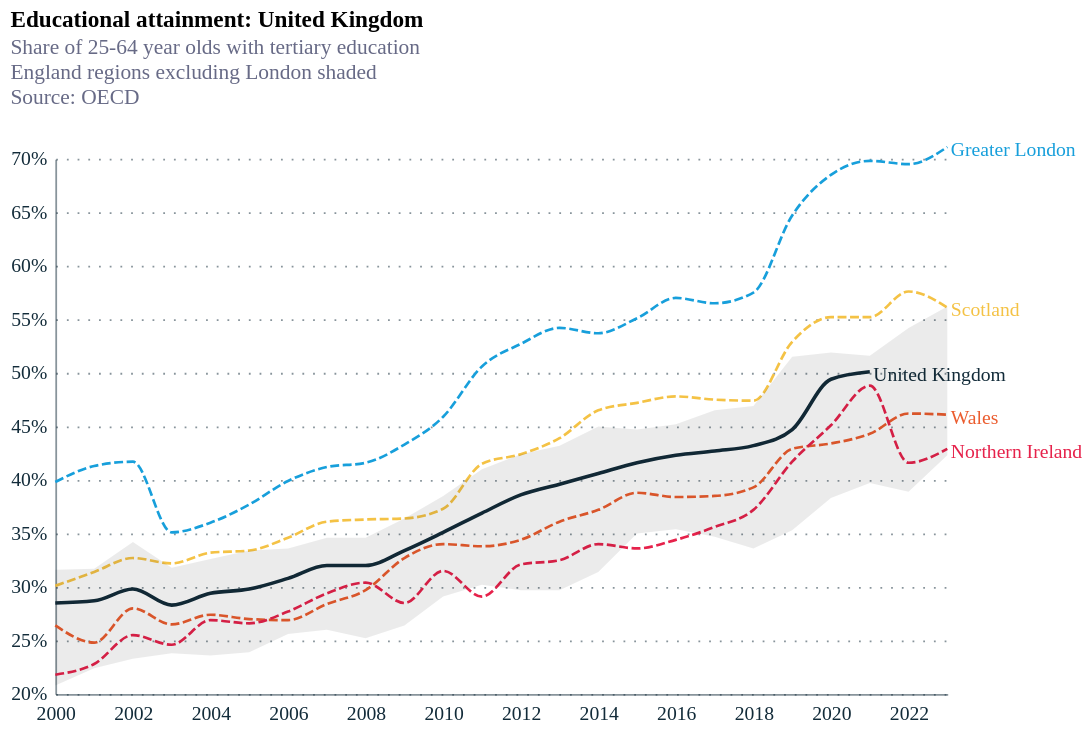

Source (Vega-Lite JSON):
### Vega-Lite specification from a JSON file in a GitHub repository (floating-point values rounded to 4 significant figures)
{"config": {"font": "Circular Std", "mark": {"line": {"interpolate": "linear"}}, "view": {"stroke": "transparent", "width": 400, "height": 300}, "range": {"category": ["#179fdb", "#e6224b", "#f4c245", "#122b39", "#eb5c2e", "#36b7b4"], "diverging": ["#E6224B", "#E54753", "#C9C9C9", "#179FDB", "#122B39"], "heatmap": ["#C9C9C9", "#179FDB", "#0063AF", "#122B39"], "ordinal": ["#00A767", "#36B7B4", "#179FDB", "#0063AF", "#243B5A"]}, "axisX": {"labelColor": "#122b39", "tickColor": "#122b39", "domainColor": "#122b39", "domainOpacity": 0.5, "gridOpacity": 0, "labelFont": "Circular Std", "labelAngle": 0, "labelAlign": "center", "labelFontSize": 11, "labelPadding": 5, "tickCount": 10, "tickSize": 0, "title": ""}, "axisY": {"labelColor": "#122b39", "labelFont": "Circular Std", "tickColor": "#122b39", "domainColor": "#122b39", "gridColor": "#122b39", "gridDash": [1, 5], "gridOpacity": 0.5, "labelPadding": 5, "labelFontSize": 11, "domainOpacity": 0.5, "tickSize": 0, "title": null, "titleAlign": "left", "titleAngle": 0, "titleBaseline": "bottom", "titleColor": "#122b39", "titleOpacity": 0.9, "titleX": 0, "titleY": -7}}, "layer": [{"mark": {"type": "line", "interpolate": "monotone"}, "encoding": {"color": {"field": "Country", "legend": null, "type": "nominal"}, "size": {"condition": {"test": "(datum.Country === 'United Kingdom')", "value": 2}, "value": 1.5}, "strokeDash": {"condition": {"test": "(datum.Country === 'United Kingdom')", "value": [0, 0]}, "value": [5, 2]}, "tooltip": [{"field": "Country", "type": "nominal"}], "x": {"field": "TIME_PERIOD", "title": "", "type": "temporal"}, "y": {"axis": {"labelExpr": "format(datum.value,',') + '%'"}, "field": "OBS_VALUE", "scale": {"domain": [20, 70]}, "title": "", "type": "quantitative"}}, "title": {"text": "Educational attainment: United Kingdom", "anchor": "start", "subtitle": ["Share of 25-64 year olds with tertiary education", "England regions excluding London shaded", "Source: OECD", ""], "subtitleColor": "#676A86"}}, {"mark": {"type": "text", "align": "left", "dx": 2, "dy": 2}, "encoding": {"color": {"field": "Country", "type": "nominal"}, "text": {"field": "Country", "type": "nominal"}, "x": {"aggregate": "max", "field": "TIME_PERIOD", "type": "temporal"}, "y": {"aggregate": {"argmax": "TIME_PERIOD"}, "field": "OBS_VALUE", "type": "quantitative"}}}, {"data": {"name": "data-991c9742ba37bba5a3774978b6c2624d"}, "mark": {"type": "area", "color": "rgba(0,0,0,0.08)"}, "encoding": {"x": {"field": "TIME_PERIOD", "type": "temporal"}, "y": {"field": "min", "type": "quantitative"}, "y2": {"field": "max"}}}], "data": {"name": "data-7935534f27f9823403e9706725cc3480"}, "height": 300, "width": 500, "$schema": "https://vega.github.io/schema/vega-lite/v5.17.0.json", "datasets": {"data-7935534f27f9823403e9706725cc3480": [{"Country": "United Kingdom", "TIME_PERIOD": "2000-01-01", "OBS_VALUE": 28.5}, {"Country": "Scotland", "TIME_PERIOD": "2000-01-01", "OBS_VALUE": 30.1}, {"Country": "Wales", "TIME_PERIOD": "2000-01-01", "OBS_VALUE": 26.4}, {"Country": "Northern Ireland", "TIME_PERIOD": "2000-01-01", "OBS_VALUE": 21.8}, {"Country": "Greater London", "TIME_PERIOD": "2000-01-01", "OBS_VALUE": 39.8}, {"Country": "Scotland", "TIME_PERIOD": "2001-01-01", "OBS_VALUE": 31.4}, {"Country": "Wales", "TIME_PERIOD": "2001-01-01", "OBS_VALUE": 24.8}, {"Country": "United Kingdom", "TIME_PERIOD": "2001-01-01", "OBS_VALUE": 28.7}, {"Country": "Greater London", "TIME_PERIOD": "2001-01-01", "OBS_VALUE": 41.3}, {"Country": "Northern Ireland", "TIME_PERIOD": "2001-01-01", "OBS_VALUE": 22.8}, {"Country": "Scotland", "TIME_PERIOD": "2002-01-01", "OBS_VALUE": 32.7}, {"Country": "Wales", "TIME_PERIOD": "2002-01-01", "OBS_VALUE": 28.0}, {"Country": "Northern Ireland", "TIME_PERIOD": "2002-01-01", "OBS_VALUE": 25.5}, {"Country": "Greater London", "TIME_PERIOD": "2002-01-01", "OBS_VALUE": 41.7}, {"Country": "United Kingdom", "TIME_PERIOD": "2002-01-01", "OBS_VALUE": 29.8}, {"Country": "United Kingdom", "TIME_PERIOD": "2003-01-01", "OBS_VALUE": 28.3}, {"Country": "Scotland", "TIME_PERIOD": "2003-01-01", "OBS_VALUE": 32.2}, {"Country": "Wales", "TIME_PERIOD": "2003-01-01", "OBS_VALUE": 26.5}, {"Country": "Northern Ireland", "TIME_PERIOD": "2003-01-01", "OBS_VALUE": 24.6}, {"Country": "Greater London", "TIME_PERIOD": "2003-01-01", "OBS_VALUE": 35.1}, {"Country": "United Kingdom", "TIME_PERIOD": "2004-01-01", "OBS_VALUE": 29.4}, {"Country": "Scotland", "TIME_PERIOD": "2004-01-01", "OBS_VALUE": 33.2}, {"Country": "Wales", "TIME_PERIOD": "2004-01-01", "OBS_VALUE": 27.4}, {"Country": "Northern Ireland", "TIME_PERIOD": "2004-01-01", "OBS_VALUE": 26.9}, {"Country": "Greater London", "TIME_PERIOD": "2004-01-01", "OBS_VALUE": 36.0}, {"Country": "United Kingdom", "TIME_PERIOD": "2005-01-01", "OBS_VALUE": 29.8}, {"Country": "Scotland", "TIME_PERIOD": "2005-01-01", "OBS_VALUE": 33.4}, {"Country": "Wales", "TIME_PERIOD": "2005-01-01", "OBS_VALUE": 27.0}, {"Country": "Northern Ireland", "TIME_PERIOD": "2005-01-01", "OBS_VALUE": 26.6}, {"Country": "Greater London", "TIME_PERIOD": "2005-01-01", "OBS_VALUE": 37.7}, {"Country": "United Kingdom", "TIME_PERIOD": "2006-01-01", "OBS_VALUE": 30.8}, {"Country": "Scotland", "TIME_PERIOD": "2006-01-01", "OBS_VALUE": 34.6}, {"Country": "Wales", "TIME_PERIOD": "2006-01-01", "OBS_VALUE": 26.9}, {"Country": "Northern Ireland", "TIME_PERIOD": "2006-01-01", "OBS_VALUE": 27.7}, {"Country": "Greater London", "TIME_PERIOD": "2006-01-01", "OBS_VALUE": 39.9}, {"Country": "United Kingdom", "TIME_PERIOD": "2007-01-01", "OBS_VALUE": 32.0}, {"Country": "Scotland", "TIME_PERIOD": "2007-01-01", "OBS_VALUE": 36.1}, {"Country": "Wales", "TIME_PERIOD": "2007-01-01", "OBS_VALUE": 28.4}, {"Country": "Northern Ireland", "TIME_PERIOD": "2007-01-01", "OBS_VALUE": 29.4}, {"Country": "Greater London", "TIME_PERIOD": "2007-01-01", "OBS_VALUE": 41.2}, {"Country": "United Kingdom", "TIME_PERIOD": "2008-01-01", "OBS_VALUE": 32.0}, {"Country": "Scotland", "TIME_PERIOD": "2008-01-01", "OBS_VALUE": 36.3}, {"Country": "Wales", "TIME_PERIOD": "2008-01-01", "OBS_VALUE": 29.7}, {"Country": "Greater London", "TIME_PERIOD": "2008-01-01", "OBS_VALUE": 41.6}, {"Country": "Northern Ireland", "TIME_PERIOD": "2008-01-01", "OBS_VALUE": 30.4}, {"Country": "United Kingdom", "TIME_PERIOD": "2009-01-01", "OBS_VALUE": 33.4}, {"Country": "Scotland", "TIME_PERIOD": "2009-01-01", "OBS_VALUE": 36.4}, {"Country": "Wales", "TIME_PERIOD": "2009-01-01", "OBS_VALUE": 32.7}, {"Country": "Greater London", "TIME_PERIOD": "2009-01-01", "OBS_VALUE": 43.3}, {"Country": "Northern Ireland", "TIME_PERIOD": "2009-01-01", "OBS_VALUE": 28.5}, {"Country": "United Kingdom", "TIME_PERIOD": "2010-01-01", "OBS_VALUE": 35.1}, {"Country": "Scotland", "TIME_PERIOD": "2010-01-01", "OBS_VALUE": 37.3}, {"Country": "Wales", "TIME_PERIOD": "2010-01-01", "OBS_VALUE": 34.0}, {"Country": "Greater London", "TIME_PERIOD": "2010-01-01", "OBS_VALUE": 45.9}, {"Country": "Northern Ireland", "TIME_PERIOD": "2010-01-01", "OBS_VALUE": 31.5}, {"Country": "United Kingdom", "TIME_PERIOD": "2011-01-01", "OBS_VALUE": 36.9}, {"Country": "Scotland", "TIME_PERIOD": "2011-01-01", "OBS_VALUE": 41.5}, {"Country": "Wales", "TIME_PERIOD": "2011-01-01", "OBS_VALUE": 33.8}, {"Country": "Greater London", "TIME_PERIOD": "2011-01-01", "OBS_VALUE": 50.6}, {"Country": "Northern Ireland", "TIME_PERIOD": "2011-01-01", "OBS_VALUE": 29.1}, {"Country": "United Kingdom", "TIME_PERIOD": "2012-01-01", "OBS_VALUE": 38.6}, {"Country": "Scotland", "TIME_PERIOD": "2012-01-01", "OBS_VALUE": 42.4}, {"Country": "Wales", "TIME_PERIOD": "2012-01-01", "OBS_VALUE": 34.4}, {"Country": "Greater London", "TIME_PERIOD": "2012-01-01", "OBS_VALUE": 52.7}, {"Country": "Northern Ireland", "TIME_PERIOD": "2012-01-01", "OBS_VALUE": 32.1}, {"Country": "United Kingdom", "TIME_PERIOD": "2013-01-01", "OBS_VALUE": 39.6}, {"Country": "Scotland", "TIME_PERIOD": "2013-01-01", "OBS_VALUE": 43.9}, {"Country": "Wales", "TIME_PERIOD": "2013-01-01", "OBS_VALUE": 36.1}, {"Country": "Greater London", "TIME_PERIOD": "2013-01-01", "OBS_VALUE": 54.2}, {"Country": "Northern Ireland", "TIME_PERIOD": "2013-01-01", "OBS_VALUE": 32.5}, {"Country": "Scotland", "TIME_PERIOD": "2014-01-01", "OBS_VALUE": 46.5}, {"Country": "Wales", "TIME_PERIOD": "2014-01-01", "OBS_VALUE": 37.2}, {"Country": "Greater London", "TIME_PERIOD": "2014-01-01", "OBS_VALUE": 53.7}, {"Country": "United Kingdom", "TIME_PERIOD": "2014-01-01", "OBS_VALUE": 40.6}, {"Country": "Northern Ireland", "TIME_PERIOD": "2014-01-01", "OBS_VALUE": 34.0}, {"Country": "United Kingdom", "TIME_PERIOD": "2015-01-01", "OBS_VALUE": 41.6}, {"Country": "Scotland", "TIME_PERIOD": "2015-01-01", "OBS_VALUE": 47.2}, {"Country": "Wales", "TIME_PERIOD": "2015-01-01", "OBS_VALUE": 38.8}, {"Country": "Greater London", "TIME_PERIOD": "2015-01-01", "OBS_VALUE": 55.1}, {"Country": "Northern Ireland", "TIME_PERIOD": "2015-01-01", "OBS_VALUE": 33.6}, {"Country": "United Kingdom", "TIME_PERIOD": "2016-01-01", "OBS_VALUE": 42.3}, {"Country": "Scotland", "TIME_PERIOD": "2016-01-01", "OBS_VALUE": 47.8}, {"Country": "Wales", "TIME_PERIOD": "2016-01-01", "OBS_VALUE": 38.4}, {"Country": "Greater London", "TIME_PERIOD": "2016-01-01", "OBS_VALUE": 57.0}, {"Country": "Northern Ireland", "TIME_PERIOD": "2016-01-01", "OBS_VALUE": 34.4}, {"Country": "United Kingdom", "TIME_PERIOD": "2017-01-01", "OBS_VALUE": 42.7}, {"Country": "Northern Ireland", "TIME_PERIOD": "2017-01-01", "OBS_VALUE": 35.6}, {"Country": "Scotland", "TIME_PERIOD": "2017-01-01", "OBS_VALUE": 47.5}, {"Country": "Wales", "TIME_PERIOD": "2017-01-01", "OBS_VALUE": 38.5}, {"Country": "Greater London", "TIME_PERIOD": "2017-01-01", "OBS_VALUE": 56.5}, {"Country": "United Kingdom", "TIME_PERIOD": "2018-01-01", "OBS_VALUE": 43.2}, {"Country": "Northern Ireland", "TIME_PERIOD": "2018-01-01", "OBS_VALUE": 37.2}, {"Country": "Scotland", "TIME_PERIOD": "2018-01-01", "OBS_VALUE": 47.4}, {"Country": "Wales", "TIME_PERIOD": "2018-01-01", "OBS_VALUE": 39.3}, {"Country": "Greater London", "TIME_PERIOD": "2018-01-01", "OBS_VALUE": 57.5}, {"Country": "Scotland", "TIME_PERIOD": "2019-01-01", "OBS_VALUE": 52.9}, {"Country": "United Kingdom", "TIME_PERIOD": "2019-01-01", "OBS_VALUE": 44.7}, {"Country": "Wales", "TIME_PERIOD": "2019-01-01", "OBS_VALUE": 42.9}, {"Country": "Northern Ireland", "TIME_PERIOD": "2019-01-01", "OBS_VALUE": 41.7}, {"Country": "Greater London", "TIME_PERIOD": "2019-01-01", "OBS_VALUE": 64.7}, {"Country": "United Kingdom", "TIME_PERIOD": "2020-01-01", "OBS_VALUE": 49.4}, {"Country": "Wales", "TIME_PERIOD": "2020-01-01", "OBS_VALUE": 43.4}, {"Country": "Northern Ireland", "TIME_PERIOD": "2020-01-01", "OBS_VALUE": 45.1}, {"Country": "Scotland", "TIME_PERIOD": "2020-01-01", "OBS_VALUE": 55.2}, {"Country": "Greater London", "TIME_PERIOD": "2020-01-01", "OBS_VALUE": 68.5}, {"Country": "United Kingdom", "TIME_PERIOD": "2021-01-01", "OBS_VALUE": 50.1}, {"Country": "Scotland", "TIME_PERIOD": "2021-01-01", "OBS_VALUE": 55.2}, {"Country": "Wales", "TIME_PERIOD": "2021-01-01", "OBS_VALUE": 44.3}, {"Country": "Northern Ireland", "TIME_PERIOD": "2021-01-01", "OBS_VALUE": 48.8}, {"Country": "Greater London", "TIME_PERIOD": "2021-01-01", "OBS_VALUE": 69.8}, {"Country": "Scotland", "TIME_PERIOD": "2022-01-01", "OBS_VALUE": 57.6}, {"Country": "Wales", "TIME_PERIOD": "2022-01-01", "OBS_VALUE": 46.2}, {"Country": "Northern Ireland", "TIME_PERIOD": "2022-01-01", "OBS_VALUE": 41.6}, {"Country": "Greater London", "TIME_PERIOD": "2022-01-01", "OBS_VALUE": 69.5}, {"Country": "Scotland", "TIME_PERIOD": "2023-01-01", "OBS_VALUE": 56.1}, {"Country": "Wales", "TIME_PERIOD": "2023-01-01", "OBS_VALUE": 46.1}, {"Country": "Northern Ireland", "TIME_PERIOD": "2023-01-01", "OBS_VALUE": 42.9}, {"Country": "Greater London", "TIME_PERIOD": "2023-01-01", "OBS_VALUE": 71.1}], "data-991c9742ba37bba5a3774978b6c2624d": [{"TIME_PERIOD": "2000-01-01", "min": 20.8, "max": 31.6}, {"TIME_PERIOD": "2001-01-01", "min": 22.4, "max": 31.7}, {"TIME_PERIOD": "2002-01-01", "min": 23.3, "max": 34.2}, {"TIME_PERIOD": "2003-01-01", "min": 23.8, "max": 31.8}, {"TIME_PERIOD": "2004-01-01", "min": 23.6, "max": 32.6}, {"TIME_PERIOD": "2005-01-01", "min": 23.9, "max": 33.4}, {"TIME_PERIOD": "2006-01-01", "min": 25.6, "max": 33.6}, {"TIME_PERIOD": "2007-01-01", "min": 26.0, "max": 34.6}, {"TIME_PERIOD": "2008-01-01", "min": 25.2, "max": 34.6}, {"TIME_PERIOD": "2009-01-01", "min": 26.4, "max": 36.4}, {"TIME_PERIOD": "2010-01-01", "min": 29.1, "max": 38.5}, {"TIME_PERIOD": "2011-01-01", "min": 30.2, "max": 41.0}, {"TIME_PERIOD": "2012-01-01", "min": 29.7, "max": 42.4}, {"TIME_PERIOD": "2013-01-01", "min": 29.7, "max": 43.2}, {"TIME_PERIOD": "2014-01-01", "min": 31.4, "max": 45.0}, {"TIME_PERIOD": "2015-01-01", "min": 35.0, "max": 44.7}, {"TIME_PERIOD": "2016-01-01", "min": 35.4, "max": 45.2}, {"TIME_PERIOD": "2017-01-01", "min": 34.7, "max": 46.5}, {"TIME_PERIOD": "2018-01-01", "min": 33.6, "max": 46.9}, {"TIME_PERIOD": "2019-01-01", "min": 35.3, "max": 51.5}, {"TIME_PERIOD": "2020-01-01", "min": 38.3, "max": 51.9}, {"TIME_PERIOD": "2021-01-01", "min": 39.7, "max": 51.6}, {"TIME_PERIOD": "2022-01-01", "min": 38.9, "max": 54.2}, {"TIME_PERIOD": "2023-01-01", "min": 42.3, "max": 56.2}]}}
